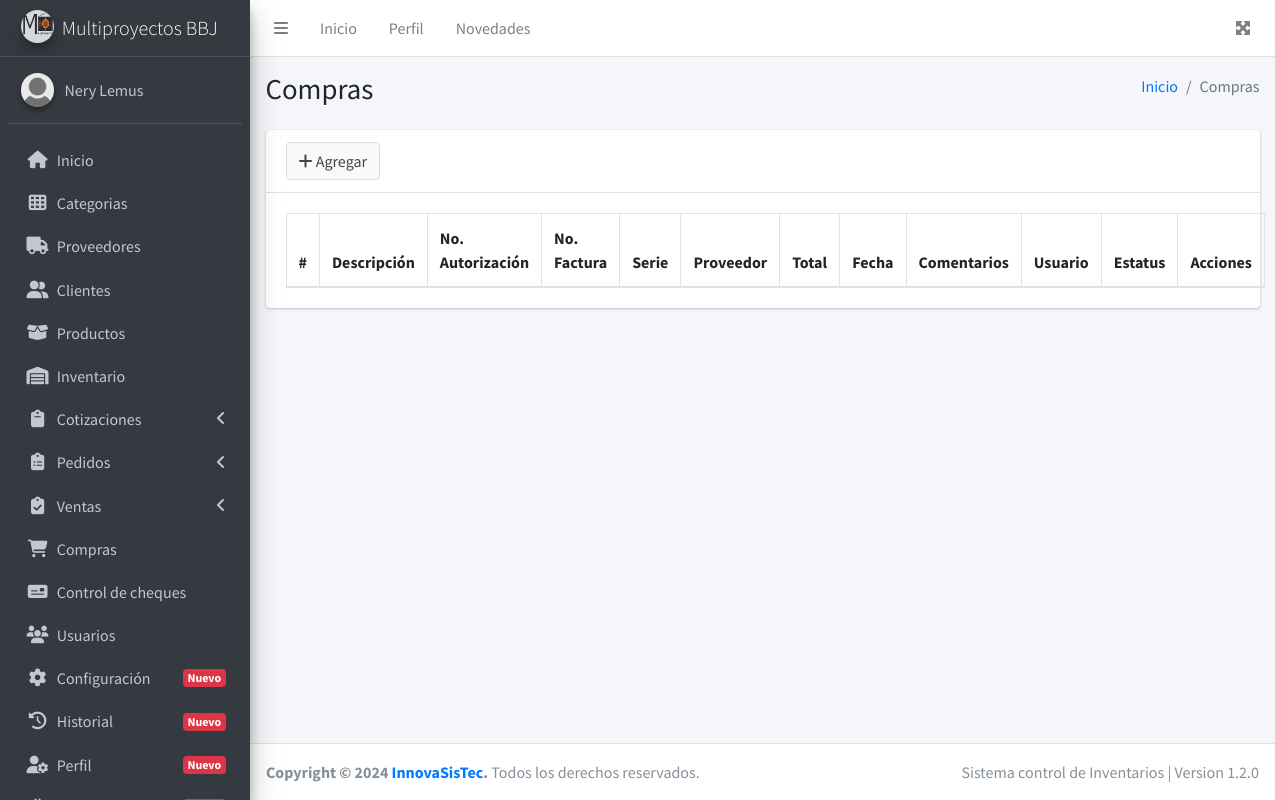
The page /compras (signed in) on the database its author committed.
### tables this page shows
CREATE TABLE `institucion` (
  `idInstitucion` int(11) NOT NULL,
  `nombre` varchar(100) NOT NULL,
  `razonSocial` text NOT NULL,
  `nit` varchar(50) NOT NULL,
  `direccion` text NOT NULL,
  `telefono` varchar(15) NOT NULL,
  `correo` varchar(60) NOT NULL,
  `sitioWeb` varchar(100) NOT NULL,
  `logotipo` text NOT NULL
);

### controllers/plantilla.controller.php (called while the page is built)
<?php
    class PlantillaController{
        public static function ctrMostrarPlantilla(){
            include 'views/plantilla.php';
        }
    }

### index.php (called while the page is built, shortened)
<?php
    require_once 'controllers/plantilla.controller.php';
    require_once 'controllers/institucion.controller.php';
    require_once 'controllers/usuarios.controller.php';
    require_once 'models/institucion.model.php';
    $plantilla = new PlantillaController();
    $plantilla -> ctrMostrarPlantilla();

### controllers/institucion.controller.php (called while the page is built, shortened)
<?php
    class InstitucionController{
        public static function ctrMostrarInstitucion(){
            $tabla = "institucion";
            $respuesta = InstitucionModel::mdlMostrarInstitucion($tabla);
            return $respuesta;
        }
    }

### models/conexion.php (called while the page is built)
<?php
    class Conexion{
        public static function conectar(){
            $link = new PDO("mysql:host=nerylemus84229.ipagemysql.com;dbname=sis_pos",
							"multibb",
							"innova.12");
			$link -> exec("set names utf8");
			return $link;
        }
    }

### models/institucion.model.php (called while the page is built, shortened)
<?php
    require_once 'conexion.php';
    class InstitucionModel{
        public static function mdlMostrarInstitucion($tabla){
            $stmt = Conexion::conectar()->prepare("SELECT * FROM $tabla");
            $stmt -> execute();
            return $stmt -> fetch();
        }
    }

### views/modulos/compras.php (the view, shortened to what this page needs)
<div class="content-wrapper">
    <div class="content-header">
      <div class="container-fluid">
        <div class="row mb-2">
          <div class="col-sm-6">
            <h1 class="m-0">Compras</h1>
          </div>
          <div class="col-sm-6">
            <ol class="breadcrumb float-sm-right">
              <li class="breadcrumb-item"><a href="inicio">Inicio</a></li>
              <li class="breadcrumb-item active">Compras</li>
            </ol>
          </div>
        </div>
      </div>
    </div>
    <div class="content">
      <div class="container-fluid">
        <div class="row">
            <div class="col-md-12">
                <div class="card">
                    <div class="card-header">
                        <button type="button" class="btn btn-default" data-toggle="modal" data-target="#modalInsertarCompra">
                        <i class="fas fa-plus"></i>
                        Agregar
                        </button>
                    </div>
                    <div class="card-body">
                        <table class="table table-bordered table-striped tablas">
                        <thead>
                        <tr>
                            <th>#</th>
                            <th>Descripción</th>
                            <th>No. Autorización</th>
                            <th>No. Factura</th>
                            <th>Serie</th>
                            <th>Proveedor</th>
                            <th>Total</th>
                            <th>Fecha</th>
                            <th>Comentarios</th>
                            <th>Usuario</th>
                            <th>Estatus</th>
                            <th>Acciones</th>
                        </tr>
                        </thead>
                        </table>
                    </div>
                </div>
            </div>
        </div>
      </div>
    </div>
  </div>

### views/modulos/sidebar.php (shortened to what this page needs)
<?php
  $respuestaInsitucion = InstitucionController::ctrMostrarInstitucion();
  if($respuestaInsitucion["logotipo"] != null){
    $imagen = $respuestaInsitucion["logotipo"];
  }else{
    $imagen = "views/img/logotipo/default_logo.png";
  }
?>
<aside class="main-sidebar sidebar-dark-primary elevation-4">
    <a href="inicio" class="brand-link">
      <img src="<?php echo $imagen ?>" alt="AdminLTE Logo" class="brand-image img-circle elevation-3" style="opacity: .8">
      <span class="brand-text font-weight-light"><?php echo $respuestaInsitucion["nombre"] ?></span>
    </a>
    <div class="sidebar">
      <div class="user-panel mt-3 pb-3 mb-3 d-flex">
        <div class="image">
          <?php
            if($_SESSION["foto"] != "") {
              echo '<img src="'.$_SESSION["foto"].'" class="img-circle elevation-2" alt="User Image">';
            }else{
              echo '<img src="views/img/users/user_default.jpg" class="img-circle elevation-2" alt="User Image">';
            }
          ?>
        </div>
        <div class="info">
          <a href="perfil" class="d-block"><?php echo $_SESSION["nombre"] ?></a>
        </div>
      </div>
      <nav class="mt-2">
        <ul class="nav nav-pills nav-sidebar flex-column navegacion" data-widget="treeview" role="menu" data-accordion="false">
          <li class="nav-item">
            <a href="inicio" class="nav-link">
              <i class="nav-icon fas fa-home"></i>
              <p>
                Inicio
              </p>
            </a>
          </li>
          <li class="nav-item">
            <a href="categorias" class="nav-link">
              <i class="nav-icon fas fa-th"></i>
              <p>
                Categorias
              </p>
            </a>
          </li>
          <li class="nav-item">
            <a href="proveedores" class="nav-link">
              <i class="nav-icon fas fa-truck"></i>
              <p>
                Proveedores
              </p>
            </a>
          </li>
          <li class="nav-item">
            <a href="clientes" class="nav-link">
              <i class="nav-icon fas fa-user-friends"></i>
              <p>
                Clientes
              </p>
            </a>
          </li>
          <li class="nav-item">
            <a href="productos" class="nav-link">
              <i class="nav-icon fas fa-box-open"></i>
              <p>
                Productos
              </p>
            </a>
          </li>
          <li class="nav-item">
            <a href="inventario" class="nav-link">
              <i class="nav-icon fas fa-warehouse"></i>
              <p>
                Inventario
              </p>
            </a>
          </li>
          <li class="nav-item">
            <a href="#" class="nav-link">
              <i class="nav-icon fas fa-clipboard"></i>
              <p>
                Cotizaciones
                <i class="right fas fa-angle-left"></i>
              </p>
            </a>
          </li>
          <li class="nav-item">
            <a href="#" class="nav-link">
              <i class="nav-icon fas fa-clipboard-list"></i>
              <p>
                Pedidos
                <i class="right fas fa-angle-left"></i>
              </p>
            </a>
          </li>
          <li class="nav-item">
            <a href="#" class="nav-link">
              <i class="nav-icon fas fa-clipboard-check"></i>
              <p>
                Ventas
                <i class="right fas fa-angle-left"></i>
              </p>
            </a>
          </li>
          <?php
            if($_SESSION['perfil'] == 1){
              echo '<li class="nav-item">
            <a href="compras" class="nav-link">
              <i class="nav-icon fas fa-shopping-cart"></i>
              <p>
                Compras
              </p>
            </a>
          </li>
          <li class="nav-item">
            <a href="cheques" class="nav-link">
              <i class="nav-icon fas fa-money-check"></i>
              <p>
                Control de cheques
              </p>
            </a>
          </li>
          <li class="nav-item">
            <a href="usuarios" class="nav-link">
              <i class="nav-icon fas fa-users"></i>
              <p>
                Usuarios
              </p>
            </a>
          </li>
          <li class="nav-item">
            <a href="configuracion" class="nav-link">
              <i class="nav-icon fas fa-cog"></i>
              <p>
                Configuración
                <span class="right badge badge-danger">Nuevo</span>
              </p>
            </a>
          </li>
          <li class="nav-item">
            <a href="historial" class="nav-link">
              <i class="nav-icon fas fa-history"></i>
              <p>
                Historial
                <span class="right badge badge-danger">Nuevo</span>
              </p>
            </a>
          </li>';
            }
          ?>
          <li class="nav-item">
            <a href="perfil" class="nav-link">
              <i class="nav-icon fas fa-user-cog"></i>
              <p>
                Perfil
                <span class="right badge badge-danger">Nuevo</span>
              </p>
            </a>
          </li>
          <li class="nav-item">
            <a href="novedades" class="nav-link">
            </a>
          </li>
        </ul>
      </nav>
    </div>
  </aside>

### rows shown on the page
institucion: logotipo (picture), nombre "Multiproyectos BBJ"

### other values the page prints
$_SESSION["nombre"] "Nery Lemus"
